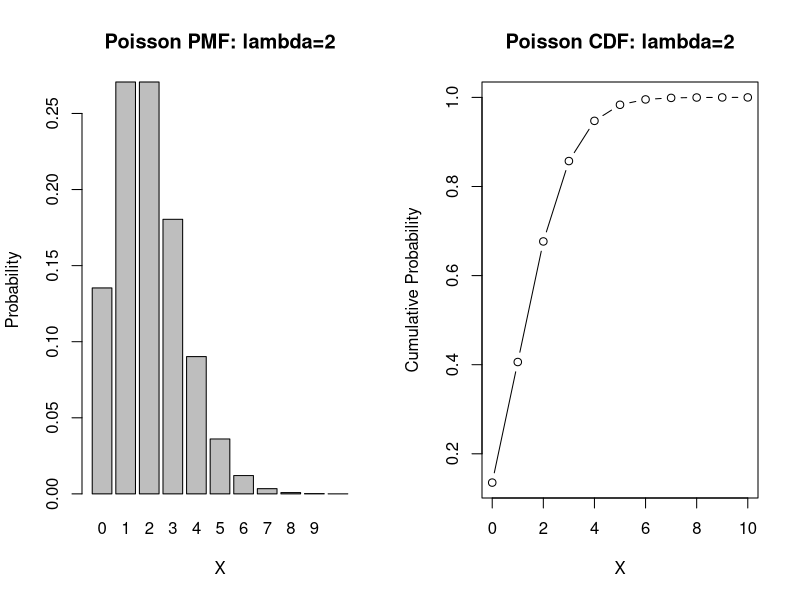
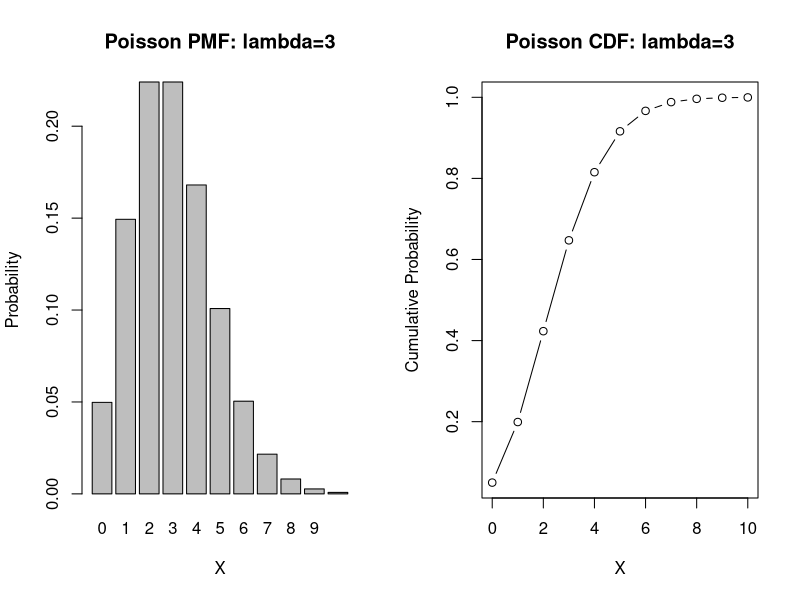

The R source for these figures, in order:
#P(X=x) dpois(x,lambda)
#P(x<=x) ppois(x,lambda,lower.tail=TRUE)
#P(X>x) ppois(x,lambda,lower.tail=FALSE)

#1.Example.P(X=0) DPOIS(X,lambda)
#(i)

ans1=dpois(0,1.5)
ans1

#(ii)P(r>2) ppois(x,lambda,lower.tail=FALSE)

ans2=ppois(2,1.5,lower.tail=FALSE)
ans2

#2.Example P(X>10) n=100 ,p=0.05 lambda=n x p = 5
ans2=ppois(10,5,lower.tail=FALSE)
ans2

#Experiments
#1.p=0.001,n=2000,lambda=2
#(a)P(X=3)
ans=dpois(3,2)
ans
#(b)P(X>2)
ans=ppois(2,2,lower.tail=FALSE)
ans

#2.P=0.02,N=100,LAMBDA=2
#(i)P(X=1) 
dpois(1,2) + ppois(1,2,lower.tail=FALSE)
#(ii)P(X=7)
dpois(7,2)
#(iii)P(1<X<8)=P(X>1) + P(X<=7)
ppois(7,2,lower.tail=TRUE)-ppois(1,2,lower.tail=TRUE)

#3.p=0.1,=10,lambda=1
#(a)binom P(X=2)
dbinom(2,10,0.1)
dpois(2,1)

#Question1.p=0.25 ,q=0.75 n=1 ,k=6
dpois(6, 4)

#Question2.
#(a)p=0.005,n=400,lambda=2
dpois(1,2)
#(b)P(X<=3)
ppois(3,2,lower.tail=TRUE)

#Question3
pbinom(7,8000,1/1000)

#Question4 ,avg=3
#(a)P(X=5)
dpois(5,3)
#(b)P(X<3)
ppois(2,3,lower.tail=TRUE)

#Question5 ,n=10,p=0.990
#(a)P(X>10)
ppois(10,9.9,lower.tail=FALSE)
#(b)P(X=12)
dpois(12,9.9)

#Question.6  n=75,p=0.001,lambda=0.075
#(a)P(X=1)
dpois(1,74.25)
#(B)p(X=20)
dpois(20,0.075)
#(c)P(X<10)
ppois(10,0.075,lower.tail=TRUE)

# Question 2
par(mfrow=c(1,2))  # To create a 1x2 grid for subplots

# (a) P(X=1) for Poisson distribution with lambda=2
x1 <- 0:10
y1 <- dpois(x1, 2)
barplot(y1, names.arg=x1, main="Poisson PMF: lambda=2", xlab="X", ylab="Probability")

# (b) P(X<=3) for Poisson distribution with lambda=2
x2 <- 0:10
y2 <- ppois(x2, 2, lower.tail=TRUE)
plot(x2, y2, type="b", main="Poisson CDF: lambda=2", xlab="X", ylab="Cumulative Probability")

# Question 4
par(mfrow=c(1,2))

# (a) P(X=5) for Poisson distribution with lambda=3
x3 <- 0:10
y3 <- dpois(x3, 3)
barplot(y3, names.arg=x3, main="Poisson PMF: lambda=3", xlab="X", ylab="Probability")

# (b) P(X<3) for Poisson distribution with lambda=3
x4 <- 0:10
y4 <- ppois(x4, 3, lower.tail=TRUE)
plot(x4, y4, type="b", main="Poisson CDF: lambda=3", xlab="X", ylab="Cumulative Probability")

# Question 5
par(mfrow=c(1,2))

# (a) P(X>10) for Poisson distribution with lambda=9.9
x5 <- 0:20
y5 <- ppois(x5, 9.9, lower.tail=FALSE)
